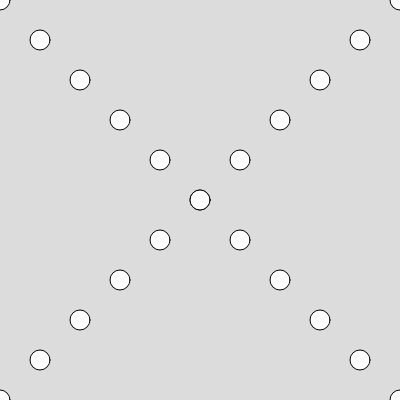
Frame 1 (no input)
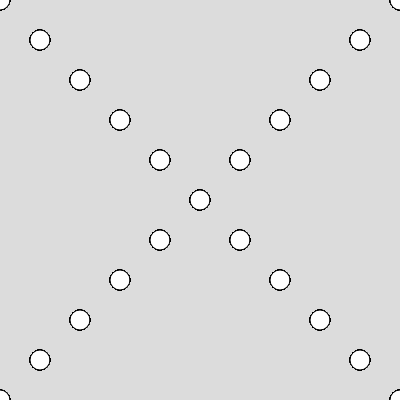
Frame 60 (no input)
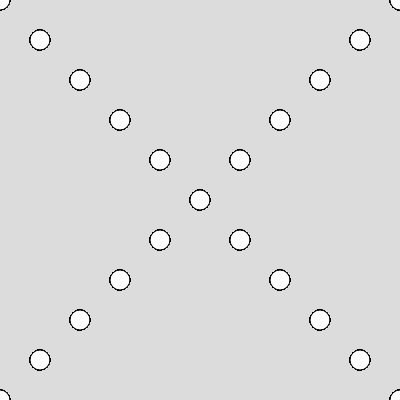
Frame 120 (the mouse pressed at the canvas centre since frame 60)

The p5.js sketch that drew these frames (run headless with seeded random() and noise() and a simulated clock; from frame 60 on, the mouse is pressed at the canvas centre):

// p5.js sketch
// ── sketch.js
// Warmup exercises:
//1. Summing an array
//2. Drawing with loops practice
// Ethan Meachem
// 3/3/2025

let a = [22, 11, 5, 5, 90, 80, 70, 60];
//        0   1  2  3  4    5   6   7
// a.length is 8
function setup() {
  createCanvas(400, 400);
  background(220);
  //task 1: add up all the values in our array and display the total in the console]
  let total = 0;
  for(let i = 0; i < a.length; i++){
    total += a[i];
  }
  print(total);
}

function draw() {
  for(let i = 0; i < 11;  i++){
    circle(i*40, i*40, 20);
    circle(i*40, 400-i*40, 20);
  }

}
